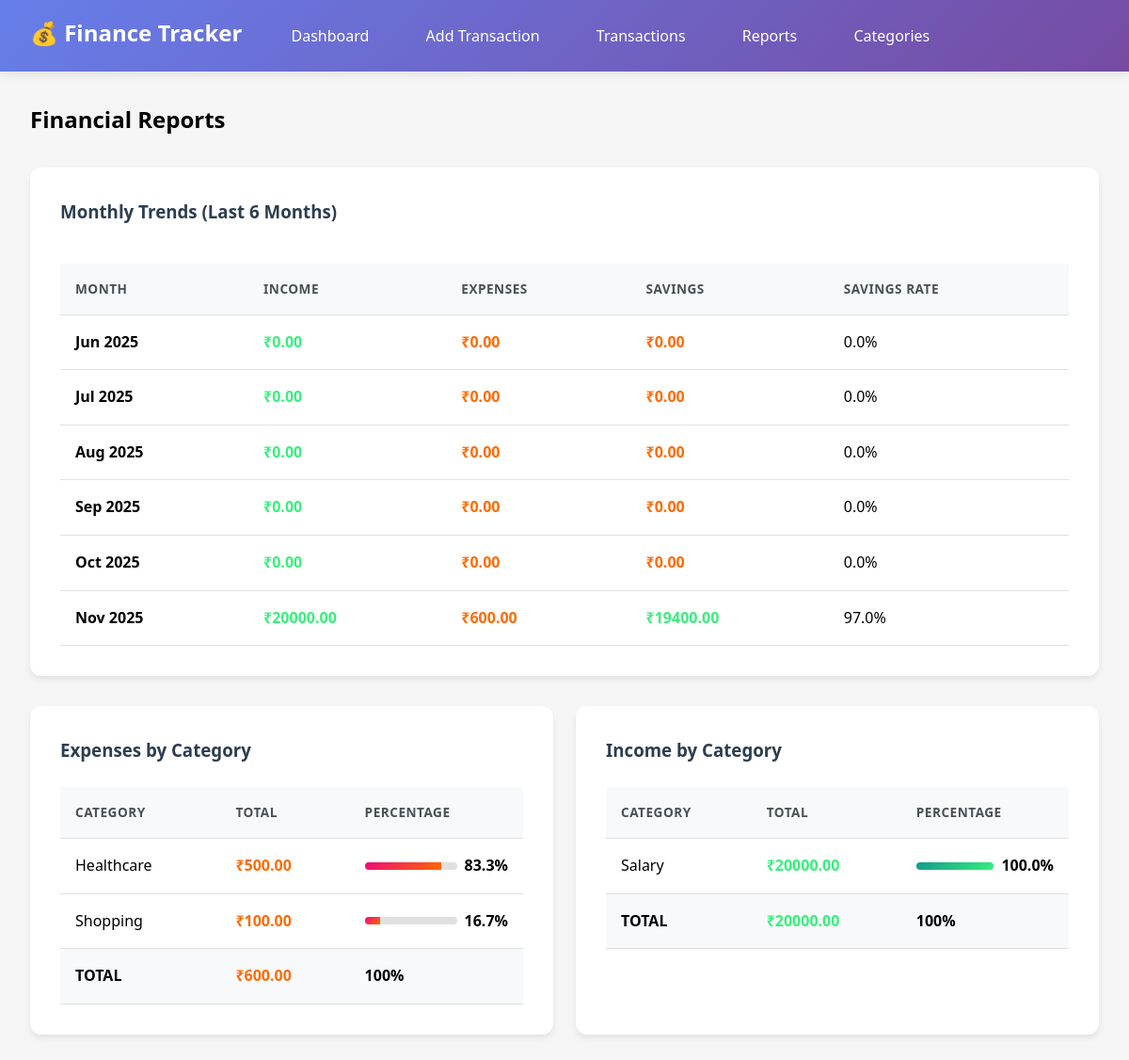
Page /reports on the committed database.
### app.py (models this page shows)
class Category(db.Model):
    id = db.Column(db.Integer, primary_key=True)
    name = db.Column(db.String(50), nullable=False, unique=True)
    type = db.Column(db.String(20), nullable=False)  # 'income' or 'expense'
    transactions = db.relationship('Transaction', backref='category', lazy=True)

### app.py (the view)
@app.route('/reports')
def reports():
    expense_by_category = db.session.query(
        Category.name,
        func.sum(Transaction.amount).label('total')
    ).join(Transaction).filter(
        Transaction.type == 'expense'
    ).group_by(Category.name).all()
    income_by_category = db.session.query(
        Category.name,
        func.sum(Transaction.amount).label('total')
    ).join(Transaction).filter(
        Transaction.type == 'income'
    ).group_by(Category.name).all()
    monthly_data = []
    for i in range(5, -1, -1):
        date = datetime.now() - timedelta(days=30*i)
        month = date.month
        year = date.year
        income = db.session.query(func.sum(Transaction.amount)).filter(
            Transaction.type == 'income',
            extract('month', Transaction.date) == month,
            extract('year', Transaction.date) == year
        ).scalar() or 0
        expenses = db.session.query(func.sum(Transaction.amount)).filter(
            Transaction.type == 'expense',
            extract('month', Transaction.date) == month,
            extract('year', Transaction.date) == year
        ).scalar() or 0
        monthly_data.append({
            'month': date.strftime('%b %Y'),
            'income': income,
            'expenses': expenses
        })
    return render_template('transactions/option/reports.html',
                         expense_by_category=expense_by_category,
                         income_by_category=income_by_category,
                         monthly_data=monthly_data)

### templates/transactions/option/reports.html
{% extends "base.html" %}
{% block content %}
<h2 style="margin-bottom: 2rem;">Financial Reports</h2>
<div class="card">
    <h3>Monthly Trends (Last 6 Months)</h3>
    <div style="overflow-x: auto;">
        <table>
            <thead>
                <tr>
                    <th>Month</th>
                    <th>Income</th>
                    <th>Expenses</th>
                    <th>Savings</th>
                    <th>Savings Rate</th>
                </tr>
            </thead>
            <tbody>
                {% for month in monthly_data %}
                <tr>
                    <td><strong>{{ month.month }}</strong></td>
                    <td class="income">₹{{ "%.2f"|format(month.income) }}</td>
                    <td class="expense">₹{{ "%.2f"|format(month.expenses) }}</td>
                    <td style="font-weight: 600; color: {% if month.income - month.expenses > 0 %}#38ef7d{% else %}#ff6a00{% endif %}">
                        ₹{{ "%.2f"|format(month.income - month.expenses) }}
                    </td>
                    <td>
                        {% if month.income > 0 %}
                            {{ "%.1f"|format((month.income - month.expenses) / month.income * 100) }}%
                        {% else %}
                            0.0%
                        {% endif %}
                    </td>
                </tr>
                {% endfor %}
            </tbody>
        </table>
    </div>
</div>
<div style="display: grid; grid-template-columns: repeat(auto-fit, minmax(400px, 1fr)); gap: 1.5rem;">
    <div class="card">
        <h3>Expenses by Category</h3>
        {% if expense_by_category %}
            <table>
                <thead>
                    <tr>
                        <th>Category</th>
                        <th>Total</th>
                        <th>Percentage</th>
                    </tr>
                </thead>
                <tbody>
                    {% set total_expenses = expense_by_category | sum(attribute='1') %}
                    {% for category, total in expense_by_category %}
                    <tr>
                        <td>{{ category }}</td>
                        <td class="expense">₹{{ "%.2f"|format(total) }}</td>
                        <td>
                            <div style="display: flex; align-items: center; gap: 0.5rem;">
                                <div style="flex: 1; background: #e0e0e0; height: 8px; border-radius: 4px; overflow: hidden;">
                                    <div style="background: linear-gradient(135deg, #ee0979 0%, #ff6a00 100%);
                                                height: 100%;
                                                width: {{ (total / total_expenses * 100)|round(1) if total_expenses > 0 else 0 }}%;">
                                    </div>
                                </div>
                                <span style="min-width: 45px; text-align: right; font-weight: 600;">
                                    {{ "%.1f"|format(total / total_expenses * 100) if total_expenses > 0 else "0.0" }}%
                                </span>
                            </div>
                        </td>
                    </tr>
                    {% endfor %}
                    <tr style="background: #f8f9fa; font-weight: bold;">
                        <td>TOTAL</td>
                        <td class="expense">₹{{ "%.2f"|format(total_expenses) }}</td>
                        <td>100%</td>
                    </tr>
                </tbody>
            </table>
        {% else %}
            <p style="text-align: center; color: #6c757d; padding: 2rem;">No expense data available</p>
        {% endif %}
    </div>
    <div class="card">
        <h3>Income by Category</h3>
        {% if income_by_category %}
            <table>
                <thead>
                    <tr>
                        <th>Category</th>
                        <th>Total</th>
                        <th>Percentage</th>
                    </tr>
                </thead>
                <tbody>
                    {% set total_income = income_by_category | sum(attribute='1') %}
                    {% for category, total in income_by_category %}
                    <tr>
                        <td>{{ category }}</td>
                        <td class="income">₹{{ "%.2f"|format(total) }}</td>
                        <td>
                            <div style="display: flex; align-items: center; gap: 0.5rem;">
                                    <div style="flex: 1; background: #e0e0e0; height: 8px; border-radius: 4px; overflow: hidden;">
                                    <div style="background: linear-gradient(135deg, #11998e 0%, #38ef7d 100%); height: 100%; width: {{ (total / total_income * 100)|round(1) if total_income > 0 else 0 }}%;">
                                    </div>
                                </div>
                                <span style="min-width: 45px; text-align: right; font-weight: 600;">
                                    {{ "%.1f"|format(total / total_income * 100) if total_income > 0 else "0.0" }}%
                                </span>
                            </div>
                        </td>
                    </tr>
                    {% endfor %}
                    <tr style="background: #f8f9fa; font-weight: bold;">
                        <td>TOTAL</td>
                        <td class="income">₹{{ "%.2f"|format(total_income) }}</td>
                        <td>100%</td>
                    </tr>
                </tbody>
            </table>
        {% else %}
            <p style="text-align: center; color: #6c757d; padding: 2rem;">No income data available</p>
        {% endif %}
    </div>
</div>
{% endblock %}

### templates/base.html (style rules this page uses)
* { margin: 0; padding: 0; box-sizing: border-box; }
body { font-family: 'Segoe UI', Tahoma, Geneva, Verdana, sans-serif; background: #f5f5f5; line-height: 1.6; }
.card { background: white; padding: 2rem; border-radius: 12px; box-shadow: 0 4px 6px rgba(0,0,0,0.07); margin-bottom: 2rem; transition: transform 0.3s, box-shadow 0.3s; }
.card h2, .card h3 { margin-bottom: 1.5rem; color: #2c3e50; }
table { width: 100%; border-collapse: collapse; margin-top: 1rem; }
th, td { padding: 1rem; text-align: left; border-bottom: 1px solid #e0e0e0; }
th { background: #f8f9fa; font-weight: 600; color: #495057; text-transform: uppercase; font-size: 0.85rem; letter-spacing: 0.5px; }
.income { color: #38ef7d; font-weight: 600; }
.expense { color: #ff6a00; font-weight: 600; }

### rows in the picture
Category: name "Healthcare", total "500.00", value "83.3"
Category: name "Shopping", total "100.00", value "16.7"
Category: name "Salary", total "20000.00", value "100.0"

### other values in the picture
{{ month.month }} "Jun 2025" "Jul 2025" "Aug 2025" "Sep 2025" "Oct 2025" "Nov 2025"
{{ "%.2f"|format(month.income) }} "0.00" "0.00" "0.00" "0.00" "0.00" "20000.00"
{{ "%.2f"|format(month.expenses) }} "0.00" "0.00" "0.00" "0.00" "0.00" "600.00"
{{ "%.2f"|format(month.income - month.expenses) }} "0.00" "0.00" "0.00" "0.00" "0.00" "19400.00"
{{ "%.1f"|format((month.income - month.expenses) / month.income * 100) }} "97.0"
{{ "%.2f"|format(total_expenses) }} "600.00"
{{ "%.2f"|format(total_income) }} "20000.00"
